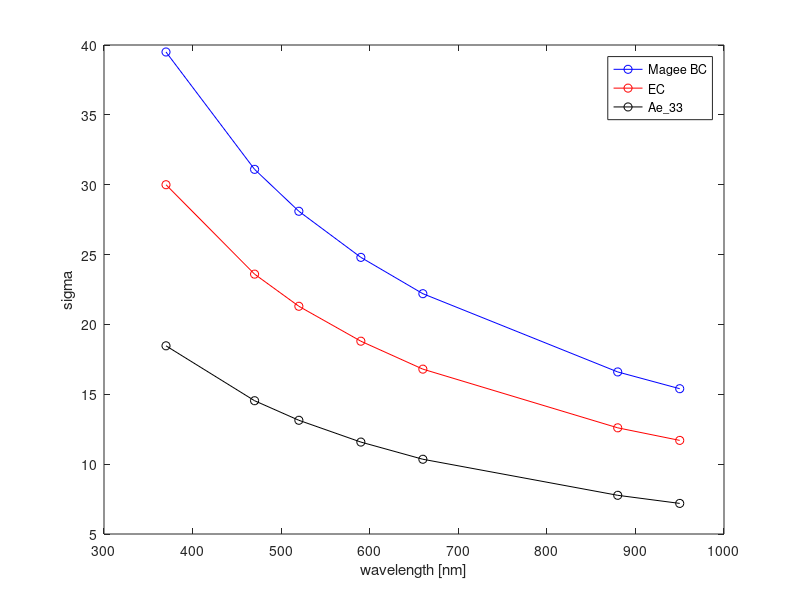

MATLAB code for this plot: (Note: this script raises an error after producing the figure.)
% Aetheometer mass absorption cross-sections


spec_attn.Magee.nm = [370,470,520,590,660,880,950];
spec_attn.Magee.sigma = [39.5, 31.1, 28.1, 24.8, 22.2, 16.6, 15.4];
spec_attn.Magee.P = polyfit(log(spec_attn.Magee.nm./1000), log(spec_attn.Magee.sigma), 1);P.Magee = spec_attn.Magee.P;

spec_attn.EC.nm = [370,470,520,590,660,880,950];
spec_attn.EC.sigma = [30,23.6,21.3,18.8, 16.8, 12.6, 11.7];
spec_attn.EC.P = polyfit(log(spec_attn.EC.nm./1000), log(spec_attn.EC.sigma), 1);P.EC = spec_attn.EC.P ;

%From Aeth33 manual

spec_attn.Aeth33.nm = [370,470,520,590,660,880,950];
spec_attn.Aeth33.sigma = [18.47, 14.54, 13.14, 11.58, 10.35, 7.77, 7.19];
spec_attn.Aeth33.P = polyfit(log(spec_attn.Aeth33.nm./1000), log(spec_attn.Aeth33.sigma), 1);P.Ae33 = spec_attn.Aeth33.P;



figure; 
plot(spec_attn.Magee.nm, spec_attn.Magee.sigma, 'bo-', ...
   spec_attn.EC.nm, spec_attn.EC.sigma, 'ro-', ...
   spec_attn.Aeth33.nm, spec_attn.Aeth33.sigma, 'ko-');
lg = legend('Magee BC','EC','Ae_33');set(lg,'interp','none');
xlabel('wavelength [nm]');
ylabel('sigma')
logx; logy;

aeth = anc_bundle_files(getfullname('coraosae*.nc','aeth'));
attn0 = find( ~bitget(aeth.vdata.instrument_status,1) & bitget(aeth.vdata.instrument_status,2));
tr_1 = aeth.vdata.sample_intensity_spot_1./aeth.vdata.reference_intensity; 
Tr_1 = tr_1./(tr_1(:,attn0)*ones(size(aeth.time)));
tr_2 = aeth.vdata.sample_intensity_spot_2./aeth.vdata.reference_intensity; 
Tr_2 = tr_2./(tr_2(:,attn0)*ones(size(aeth.time)));

figure; plot(aeth.time,Tr_1, '-',aeth.time,Tr_2, '--'); title('Tr spot 1 and 2'); dynamicDateTicks

aeth.vdata.optical_attenuation_1 = -100.*(log(Tr_1));
aeth.vdata.optical_attenuation_2 = -100.*(log(Tr_2));


%this shows that optical attenuation is a good sign of spot change
figure; plot(aeth.time, aeth.vdata.sample_intensity_spot_1, '-'); title('spot 1'); dynamicDateTicks
figure; plot(aeth.time, aeth.vdata.sample_intensity_spot_2,'-');title('spot_2');dynamicDateTicks
figure; plot(aeth.time, aeth.vdata.reference_intensity,'-'); title('reference');dynamicDateTicks
linkexes;

figure; plot((aeth.time), aeth.vdata.optical_attenuation_1(3,:),'x',(aeth.time), aeth.vdata.optical_attenuation_2(3,:),'o'); dynamicDateTicks
xl = xlim;
xl_ = aeth.time>xl(1)&aeth.time<xl(2);
figure; these = plot(aeth.time(xl_), aeth.vdata.optical_attenuation_1(:,xl_), '-',aeth.time(xl_), aeth.vdata.optical_attenuation_2(:,xl_), '-'); recolor(these,aeth.vdata.wavelength); colorbar
figure; those = plot(aeth.vdata.wavelength, aeth.vdata.optical_attenuation_2(:,xl_(1:100:end))','-'); recolor(those, serial2hs(aeth.time(xl_(1:100:end)))); colorbar

%this computes transmittance from the raw quantities (but normalized to the
% max value found after the spot change (that's the 1./0.5313)
figure; plot(serial2doys(aeth.time), (1./.5313)*(aeth.vdata.sample_intensity(3,:)-aeth.vdata.sample_dark(3,:))./(aeth.vdata.reference_intensity(3,:)-aeth.vdata.reference_dark(3,:)),'o')
Tr = (aeth.vdata.sample_intensity-aeth.vdata.sample_dark)./(aeth.vdata.reference_intensity-aeth.vdata.reference_dark);
figure; plot(aeth.time, Tr(3,:), 'x'); dynamicDateTicks

starts = find(Tr(3,2:end)-Tr(3,1:(end-1))> .2)+1;
To = Tr;
To(:,[starts(end):size(Tr,2)]) = Tr(:,starts(end))*ones([1,size(Tr,2)-starts(end)+1]);
for s = length(starts)-1:-1:1
To(:,[starts(s):starts(s+1)]) = Tr(:,starts(s))*ones([1,length([starts(s):starts(s+1)])]);
end
% 
figure; that = plot(aeth.time, (Tr./To)', '-'); dynamicDateTicks; recolor(that,aeth.vdata.wavelength);
figure; plot(aeth.time, Tr./To,'o-')

for wl = length(aeth.vdata.wavelength):-1:1
[Bab(wl,:), Tr_ss, dV_ss, dL_ss] = smooth_Tr_Bab(aeth.time, aeth.vdata.sample_flow_rate,Tr(wl,:)./To(wl,:),60);
disp(['Done with wl=',num2str(wl)])
end
disp('Done!')
Bab(Bab<=0) = NaN;
figure; that = plot(aeth.time, Bab, '-'); recolor(that,aeth.vdata.wavelength);colorbar; dynamicDateTicks

figure; plot((aeth.vdata.wavelength), (Bab(:,xl_)), '-');
X = X + 1;AAE(X,:) = ang_exp(Bab(X,xl_),Bab(X+1,xl_),aeth.vdata.wavelength(X),aeth.vdata.wavelength(X+1)) ;

AAE(7,:) = ang_exp(Bab(1,xl_),Bab(end,xl_),aeth.vdata.wavelength(1),aeth.vdata.wavelength(end)) ;

figure; wls = plot(aeth.time(xl_), AAE(7,:), '-'); recolor(wls, aeth.vdata.wavelength); colorbar; dynamicDateTicks
% This matches the plot of OD from the file, so we understand how to derive
% it ourselves and our transmittance must be OK too.   
